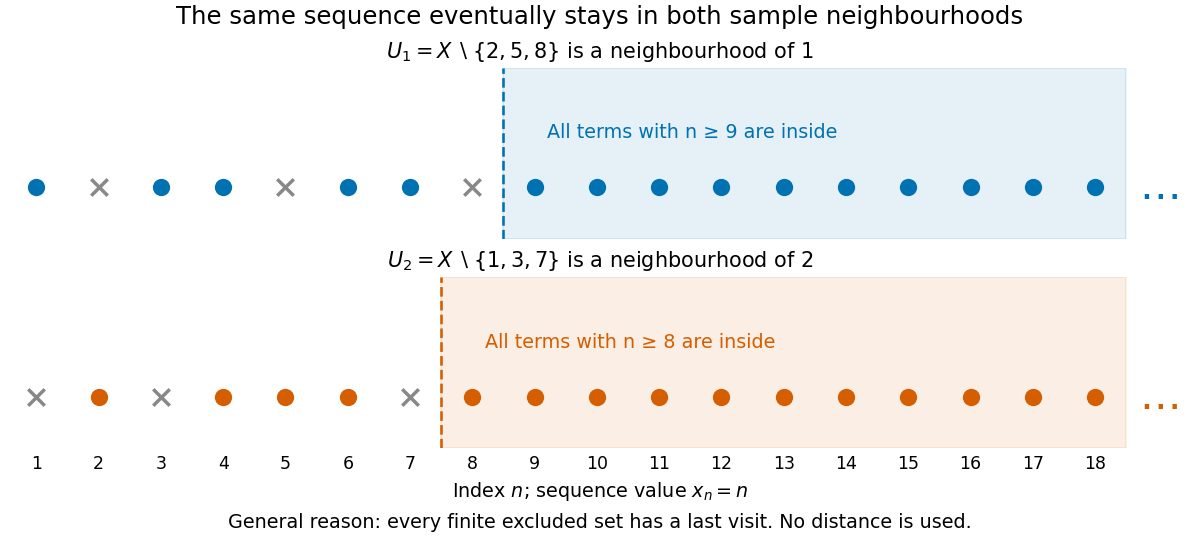

Write the Python code that produced this figure.
"""Neighbourhood membership of x_n=n in an infinite cofinite space."""

from pathlib import Path

import matplotlib.pyplot as plt
import numpy as np


def main():
    indices = np.arange(1, 19)
    cases = [(1, {2, 5, 8}, 9, '#0072b2'), (2, {1, 3, 7}, 8, '#d55e00')]
    fig, axes = plt.subplots(2, 1, figsize=(9.6, 4.3), dpi=125, layout='constrained',
                             sharex=True, facecolor='white')
    for ax, (limit, excluded, cutoff, colour) in zip(axes, cases):
        assert limit not in excluded and cutoff == max(excluded)+1
        assert all(n not in excluded for n in range(cutoff, 1001))
        inside = np.array([n not in excluded for n in indices])
        ax.axvspan(cutoff-.5, 18.5, color=colour, alpha=.10)
        ax.axvline(cutoff-.5, color=colour, linewidth=1.5, linestyle='--')
        ax.scatter(indices[inside], np.zeros(inside.sum()), s=80, color=colour, zorder=3)
        ax.scatter(indices[~inside], np.zeros((~inside).sum()), marker='x', s=90,
                   linewidths=2, color='#888888', zorder=3)
        ax.text(cutoff+.2, .29, f'All terms with n ≥ {cutoff} are inside',
                color=colour, fontsize=11)
        ax.text(19.05, 0, '…', fontsize=24, ha='center', va='center', color=colour)
        excluded_label = ','.join(str(x) for x in sorted(excluded))
        ax.set(ylim=(-.30, .70), xlim=(.5, 19.6), yticks=[],
               title=rf'$U_{limit}=X\setminus\{{{excluded_label}\}}$ is a neighbourhood of {limit}')
        for spine in ax.spines.values(): spine.set_visible(False)
        ax.tick_params(axis='x', length=0)
    axes[-1].set_xticks(indices)
    axes[-1].set_xlabel(r'Index $n$; sequence value $x_n=n$', fontsize=11)
    fig.suptitle('The same sequence eventually stays in both sample neighbourhoods', fontsize=14)
    fig.supxlabel('General reason: every finite excluded set has a last visit. No distance is used.',
                  fontsize=11)
    fig.savefig(Path(__file__).with_suffix('.png').name, facecolor='white', transparent=False)
    plt.close(fig)


if __name__ == '__main__':
    main()
